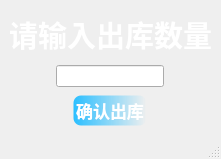
<?xml version="1.0" encoding="UTF-8"?>
<ui version="4.0">
 <class>cargo_sale</class>
 <widget class="QMainWindow" name="cargo_sale">
  <property name="geometry">
   <rect>
    <x>0</x>
    <y>0</y>
    <width>221</width>
    <height>159</height>
   </rect>
  </property>
  <property name="windowTitle">
   <string>MainWindow</string>
  </property>
  <property name="styleSheet">
   <string notr="true">QMainWindow{
	
	border-image: url(:/new/prefix1/b1.jpg);

}</string>
  </property>
  <widget class="QWidget" name="centralwidget">
   <layout class="QVBoxLayout" name="verticalLayout">
    <item>
     <widget class="QLabel" name="label">
      <property name="font">
       <font>
        <family>Microsoft YaHei UI</family>
        <pointsize>22</pointsize>
        <weight>75</weight>
        <bold>true</bold>
       </font>
      </property>
      <property name="styleSheet">
       <string notr="true">color: rgb(255, 255, 255);</string>
      </property>
      <property name="text">
       <string>请输入出库数量</string>
      </property>
     </widget>
    </item>
    <item alignment="Qt::AlignHCenter">
     <widget class="QLineEdit" name="lineEdit"/>
    </item>
    <item alignment="Qt::AlignHCenter">
     <widget class="QPushButton" name="pushButton">
      <property name="font">
       <font>
        <pointsize>13</pointsize>
        <weight>75</weight>
        <bold>true</bold>
       </font>
      </property>
      <property name="styleSheet">
       <string notr="true">QPushButton{
	
	
	
	background-color: qlineargradient(spread:pad, x1:0, y1:0, x2:1, y2:0, stop:0 rgba(43, 191, 255, 255), stop:1 rgba(255, 255, 255,0));
border:5px solid #00000000;
border-radius: 10px;   
	
	color: rgb(255, 255, 255);
}
QPushButton:hover{
background-color: qlineargradient(spread:pad, x1:0, y1:0, x2:1, y2:0, stop:0 rgba(169, 82, 255, 255), stop:1 rgba(255, 255, 255,0));

}
QPushButton:pressed{
background-color: qlineargradient(spread:pad, x1:0, y1:0, x2:1, y2:0, stop:0 rgba(
137, 16, 197, 255), stop:1 rgba(255, 255, 255,0));
}</string>
      </property>
      <property name="text">
       <string>确认出库</string>
      </property>
     </widget>
    </item>
   </layout>
  </widget>
  <widget class="QMenuBar" name="menubar">
   <property name="geometry">
    <rect>
     <x>0</x>
     <y>0</y>
     <width>221</width>
     <height>23</height>
    </rect>
   </property>
  </widget>
  <widget class="QStatusBar" name="statusbar"/>
 </widget>
 <resources/>
 <connections/>
</ui>
